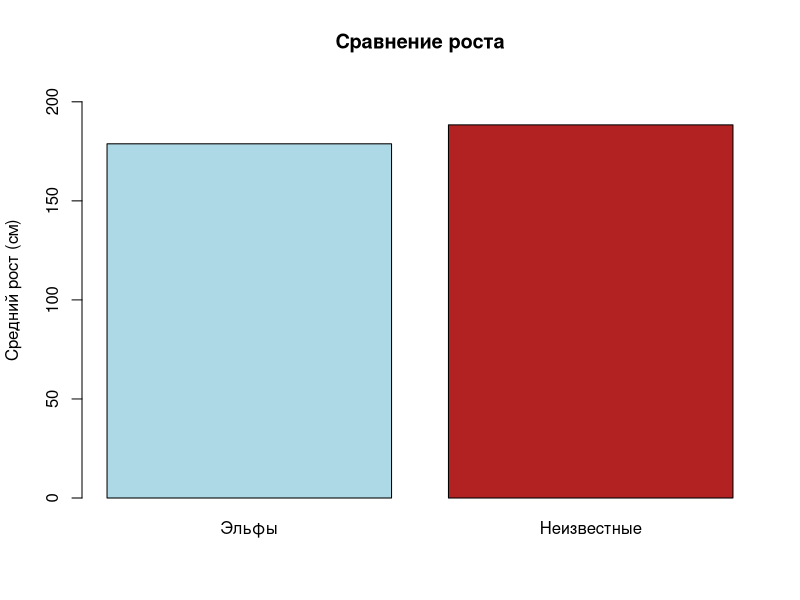

Recreate this plot in R.
# ====================Домашнее задание №5.====================
# Вариант 2.


# ========== ЗАГРУЗКА ДАННЫХ ==========
#Рост эльфов из нашего отряда (см)
elves <- c(180, 180, 171, 176, 187, 183, 184, 174, 185, 180, 176, 177, 183, 176, 170)
#Рост неизвестных фигур (см)
strangers <- c(195, 189, 198, 185, 188, 189, 174, 190, 203, 184, 188, 190, 185, 189, 191, 181, 184, 190, 186)

#Теперь нужно вычислить среднее арифметическое, ну и +сохранить результат в переменную, что б не усложнять себе жизнь дальше. Для вывода текста в консоль я использую команду concatenate (cat), потому что так выходит красивее и она мне очень нравиться.
# ========== СЧИТАЕМ СРЕДНИЕ ==========
mean_elves <- mean(elves)
mean_strangers <- mean(strangers)

cat("Средний рост эльфов:", round(mean_elves, 1), "см\n")
cat("Средний рост неизвестных фигур:", round(mean_strangers, 1), "см\n")


# ========== ГИПОТЕЗЫ ==========
#H0: Неизвестные это ЭЛЬФЫ (рост неизвестных фигур НЕ отличается от роста эльфов)
#H1: Неизвестные это ЧУЖИЕ (рост неизвестных фигур ОТЛИЧАЕТСЯ от роста эльфов)

#Теперь можно проводить тест и выводить результат
# ========== ТЕСТ СТЬЮДЕНТА ==========
test <- t.test(strangers, elves)

# ========== РЕЗУЛЬТАТ ==========
cat("p-value =", test$p.value, "\n")

if (test$p.value < 0.05) {
  cat("p-value меньше 0.05, значит ОТКЛОНЯЕМ H0.\n")
  cat("ВЫВОД: Это ЧУЖИЕ!\n")
} else {
  cat("p-value больше 0.05, значит ПРИНИМАЕМ H0.\n")
  cat("ВЫВОД: Это СВОИ (эльфы)!\n")
}


#Оформляем результат в красивый график!
# ========== ГРАФИК ==========
means <- c(mean_elves, mean_strangers)
names(means) <- c("Эльфы", "Неизвестные")

barplot(
  means,
  col = c("lightblue", "firebrick"),
  ylim = c(0, 210),
  ylab = "Средний рост (см)",
  main = "Сравнение роста"
)


#И главный вопрос: Где вы нашли таких низких эльфов? :D
